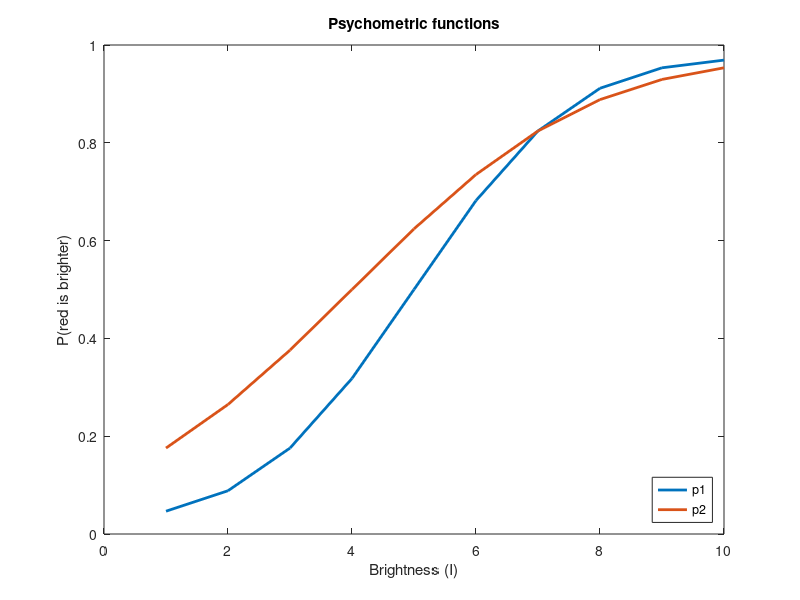

MATLAB code for this plot:
clear; close all; clc;

%% a)
I = 1:10;
lambda = 0.05;
mu = [5, 4];
sigma = [2, 3];
gauss_cdf1 = normcdf(I, mu(1), sigma(1));
gauss_cdf2 = normcdf(I, mu(2), sigma(2));
p1 = lambda/2 + (1-lambda) * gauss_cdf1;
p2 = lambda/2 + (1-lambda) * gauss_cdf2;

fig1 = figure();
plot(I, p1, 'DisplayName', 'p1', 'LineWidth', 2)
hold on;
plot(I, p2, 'DisplayName', 'p2', 'LineWidth', 2)
xlabel('Brightness (I)')
ylabel('P(red is brighter)')
title('Psychometric functions')
legend('Location', 'southeast')
